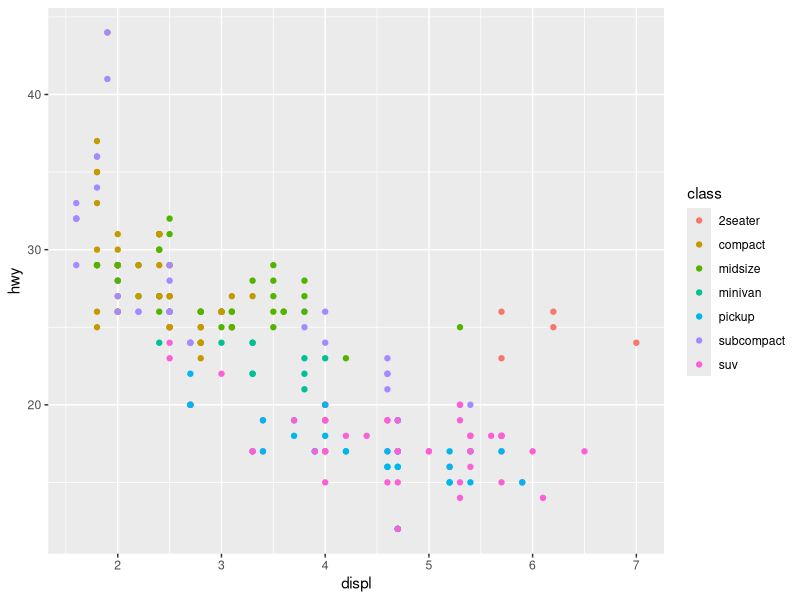
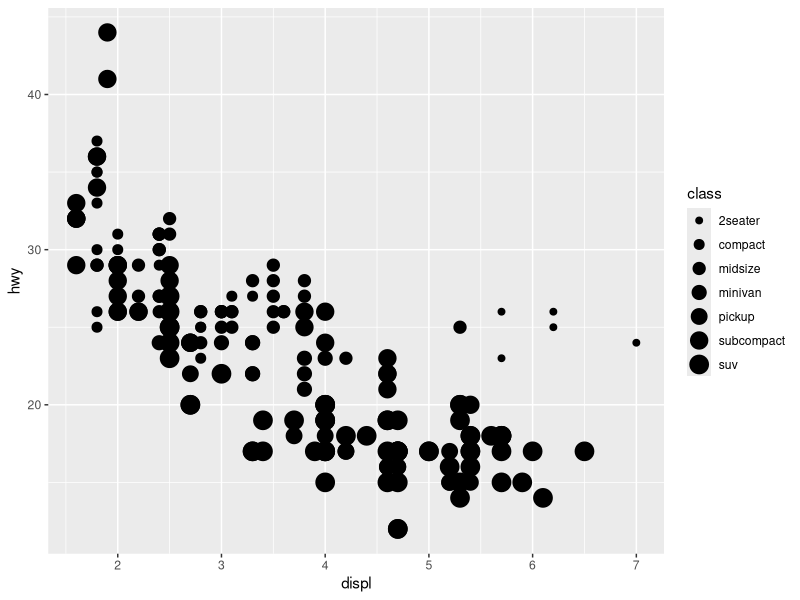
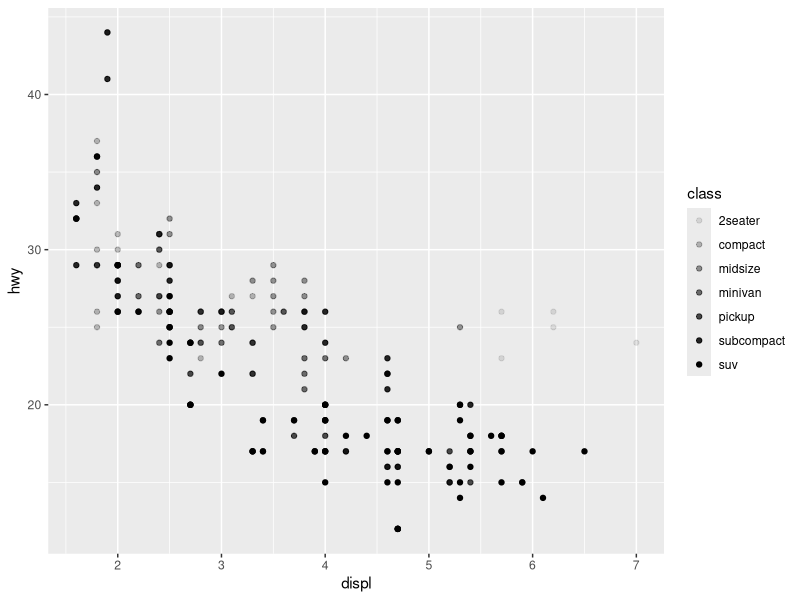
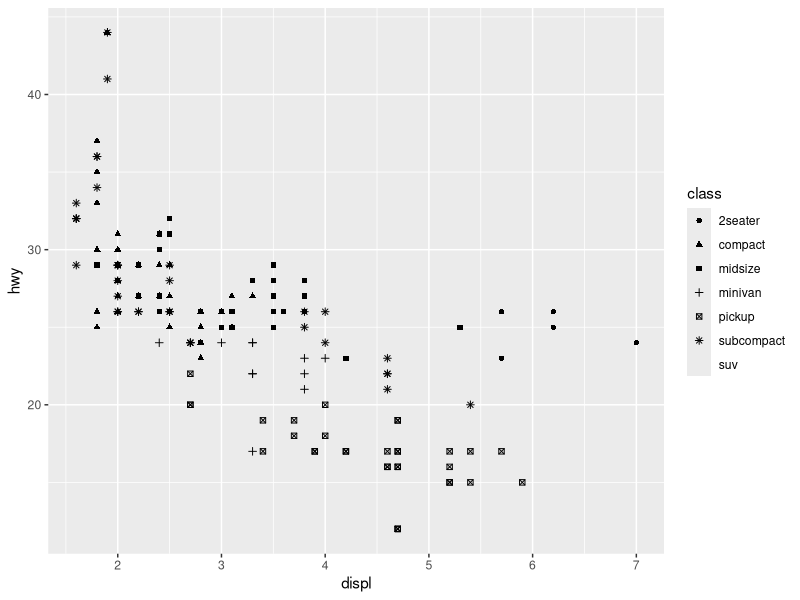
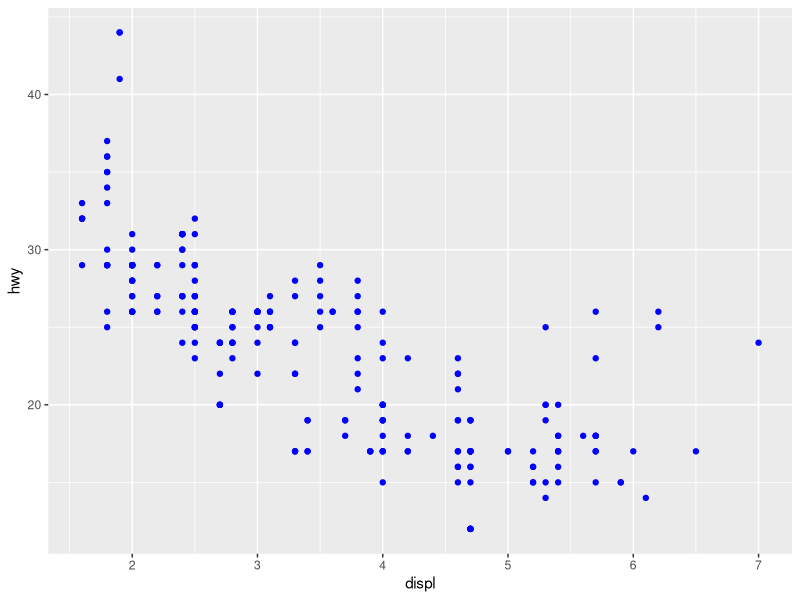
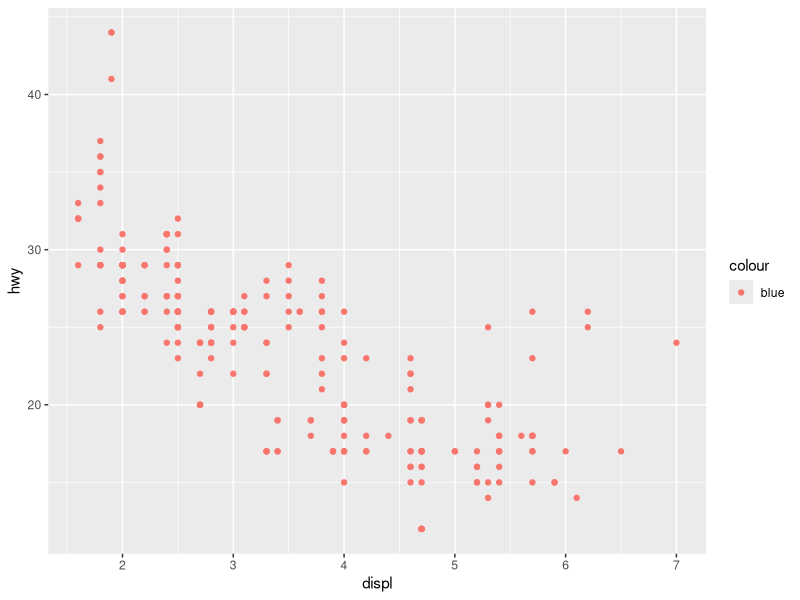
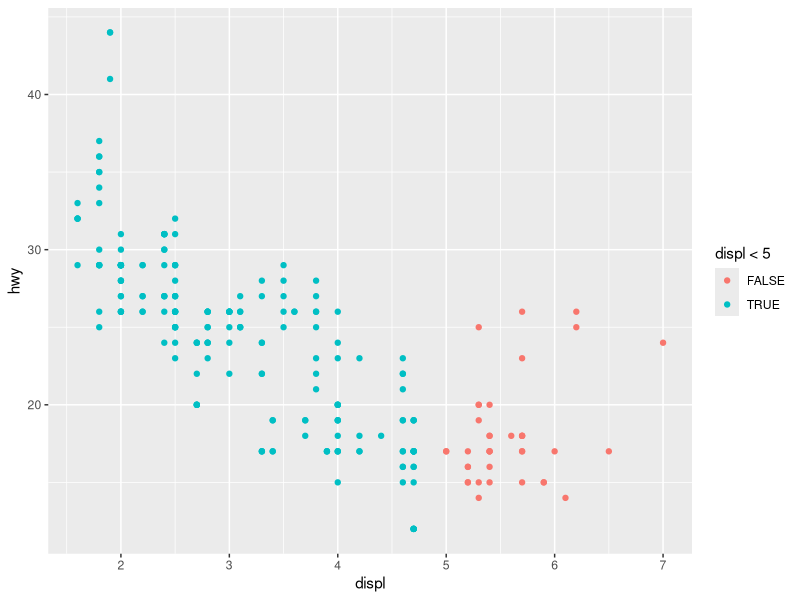
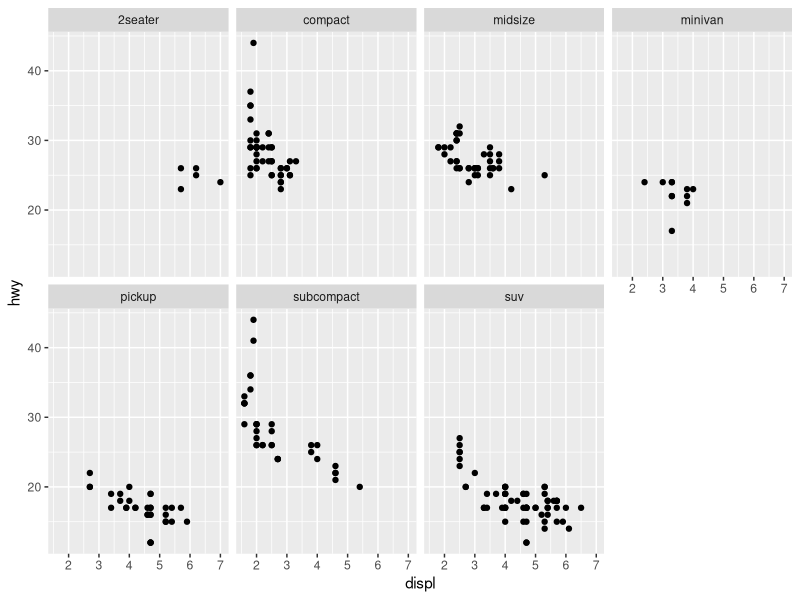

Generate these figures, in order, with R:
library(tidyverse)
data(mpg)
# class with color
ggplot(data=mpg)+
  geom_point(mapping = aes(x=displ, y=hwy,colour=class))

#class with size
ggplot(data=mpg)+
  geom_point(mapping = aes(x=displ, y=hwy,size=class))

#class with trasparency of points (alpha)
ggplot(data=mpg)+
  geom_point(mapping = aes(x=displ, y=hwy,alpha=class))

#class with shape of points 
ggplot(data=mpg)+
  geom_point(mapping = aes(x=displ, y=hwy,shape=class))

#set aesthetic property of geom manually (all points blue) 
ggplot(data=mpg)+
  geom_point(mapping = aes(x=displ, y=hwy),colour="blue")

#But the following code does not change colour to blue, instead it is all red.
ggplot(data=mpg)+
  geom_point(mapping = aes(x=displ, y=hwy,colour="blue"))

#mapping aesthetic other than variable name
ggplot(data=mpg)+
  geom_point(mapping = aes(x=displ, y=hwy,colour=displ<5))

#facet plot by single variable 
ggplot(data=mpg)+
  geom_point(mapping = aes(x=displ, y=hwy))+
  facet_wrap(~class,nrow = 2)

#facet plot by combination of two variables 
ggplot(data=mpg)+
  geom_point(mapping = aes(x=displ, y=hwy))+
  facet_grid(drv~cyl)

# mapping with drv and cyl
ggplot(data=mpg)+
  geom_point(mapping = aes(x=drv, y=cyl))

#facet plot by combination of two variables (not in row or column) 
ggplot(data=mpg)+
  geom_point(mapping = aes(x=displ, y=hwy))+
  facet_grid(drv~.)

#facet plot by combination of two variables (not in row or column) 
ggplot(data=mpg)+
  geom_point(mapping = aes(x=displ, y=hwy))+
  facet_grid(.~cyl)

#class with smooth line (displ,hwy) 
ggplot(data=mpg)+
  geom_smooth(mapping = aes(x=displ, y=hwy))





